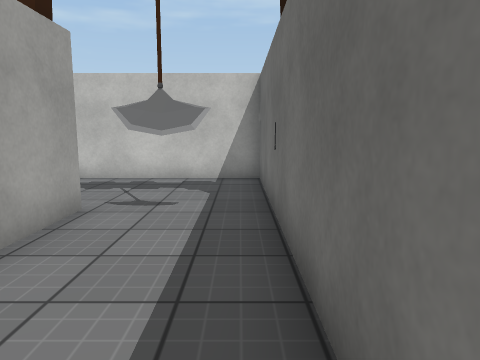
View 1 (above)

24 first-person views from a walk through a Unity game level. The camera is 1.3 m above the floor, tilts 8° down and sees 70° across. The floor is counted in squares, 1 m on a side. Each view is taken from the middle of a square. On the plan, view 1 faces up. The plan holds only what a view shows up to about 15 squares ahead; the rest is blank. The place goes on beyond the plan. The player is left out. Some animated figures are not drawn. Some surface patterns are stand-ins.

View 2
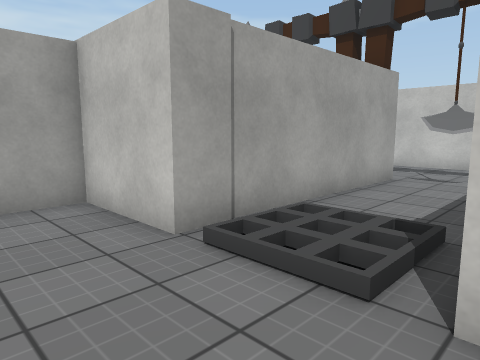

View 3
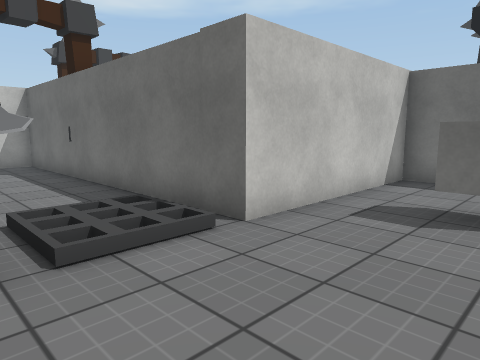

View 4
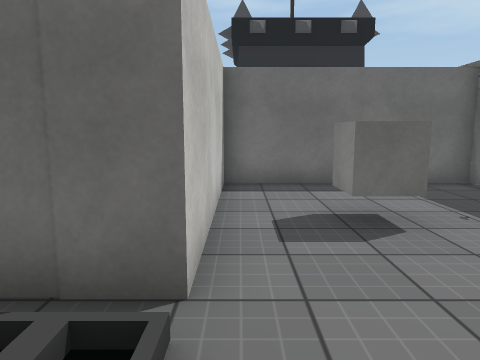

View 5
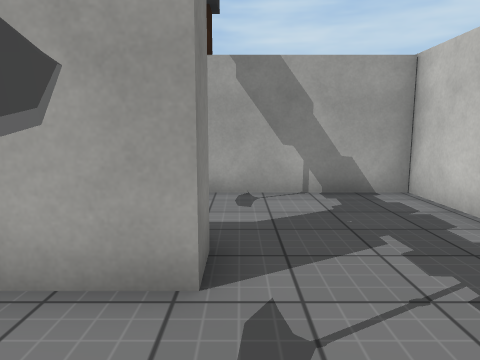

View 6
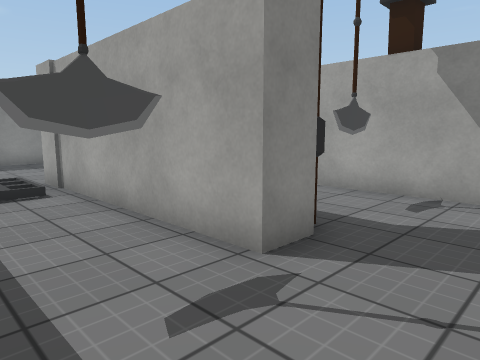

View 7
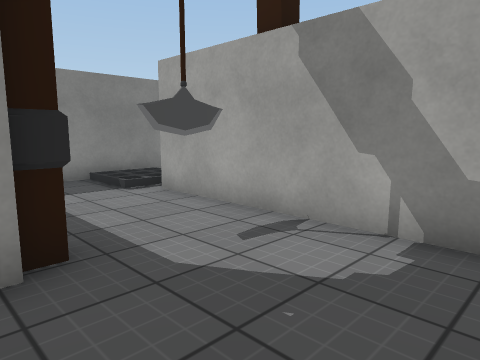

View 8
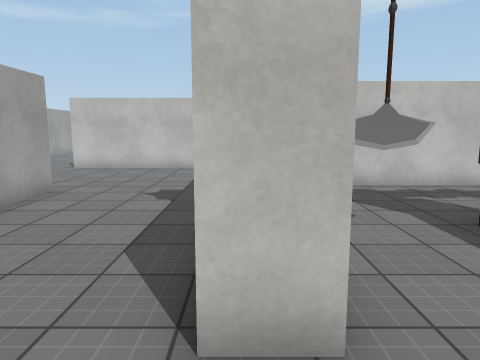

View 9
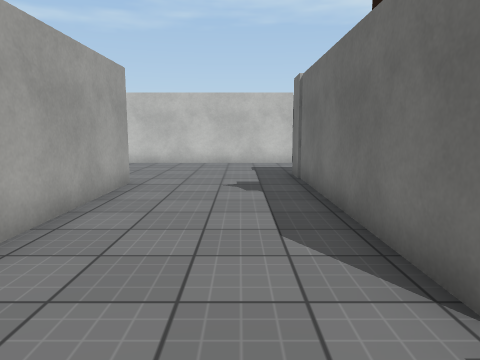

View 10
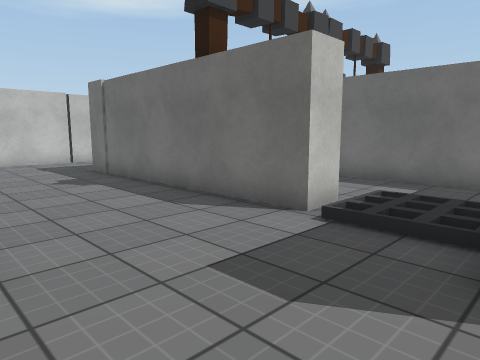

View 11
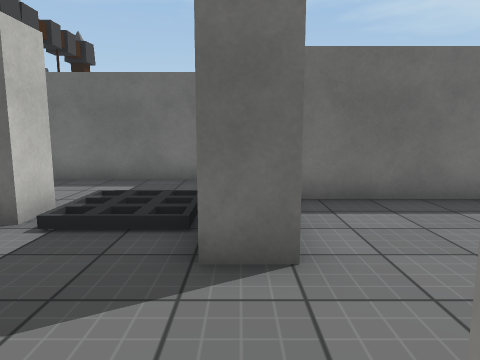

View 12
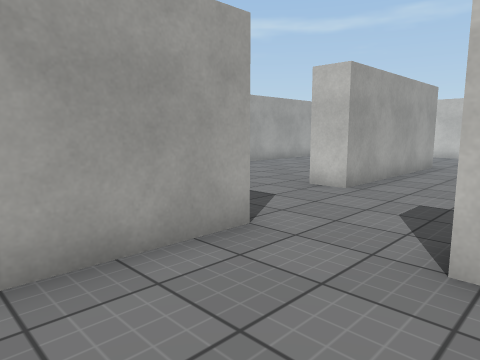

View 13
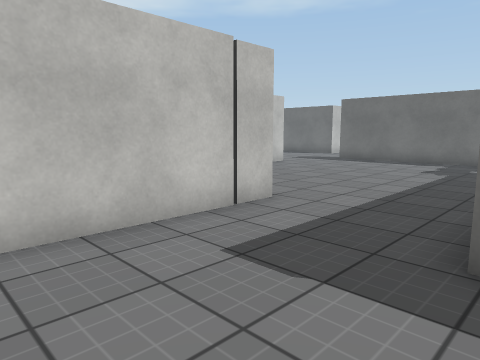

View 14
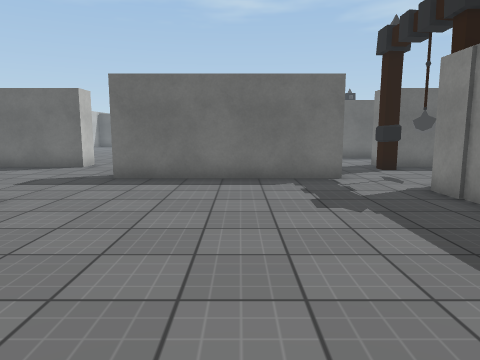

View 15
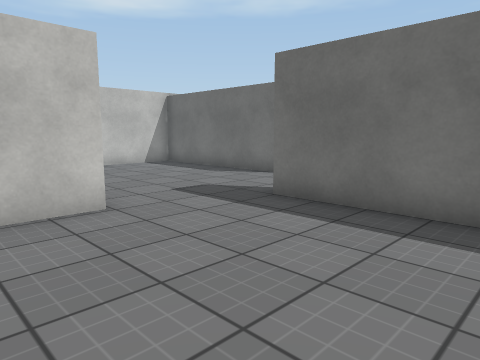

View 16
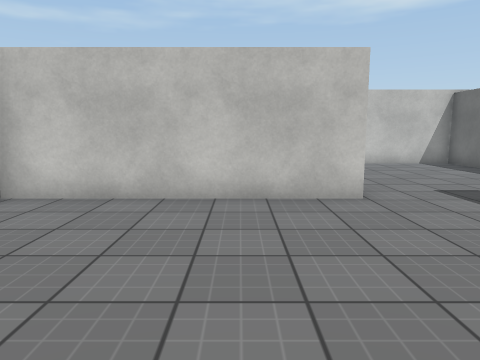

View 17
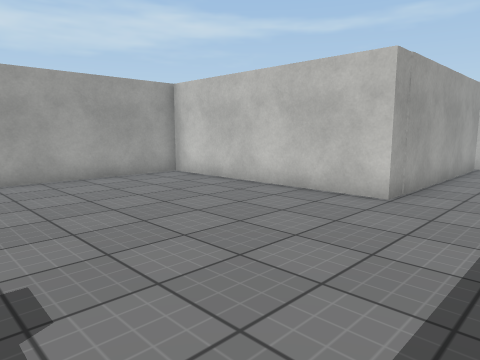

View 18
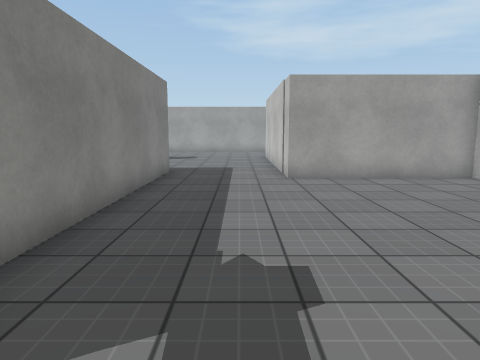

View 19
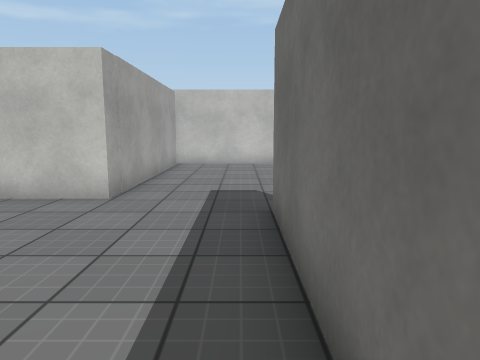

View 20
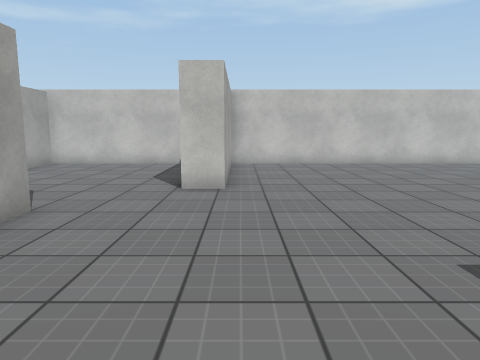

View 21
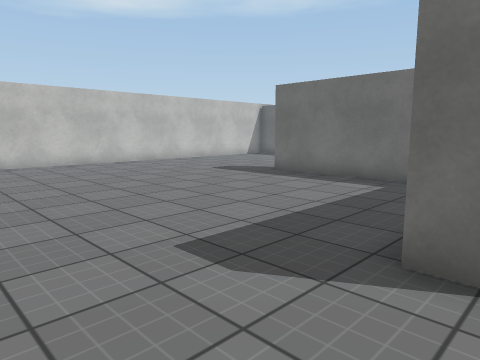

View 22
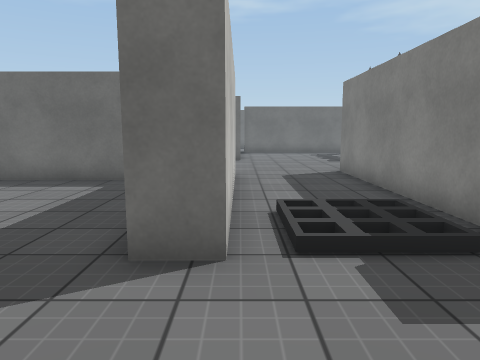

View 23
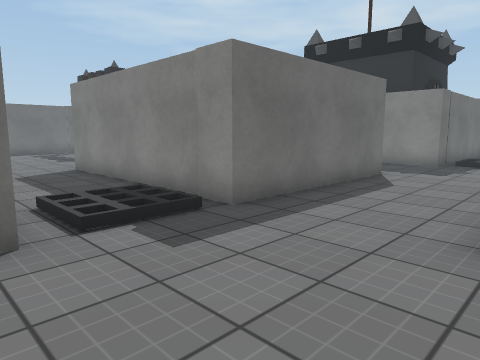

View 24
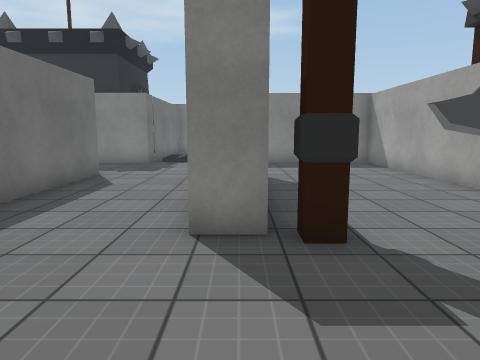

### Floor plan
Points are (right, up) in squares from view 1. A wall is a line through its corners. A room is listed if a view was taken in it or the views show most of it. See-through windows are left out.
Room 1 (views 1, 2, 3, 4, 5, 6, 7)
walls: (-2.7, 4.6) (-2.7, -1.6) (-5.4, -1.6) (-5.4, -3); (6.7, -5.5) (6.7, -1.6) (0.6, -1.6) (0.6, 9.7) (-7.3, 9.7) (-7.3, 4.6)
ways out: opening at (-5.5, 3.5) to room 2
objects: other object (-4, 5); other object (-3, 5); other object (-1, -1); cube (3, -4)
Room 2 (views 8, 9, 10, 11, 13)
walls: (-7.3, 4.6) (-7.3, 2.1) (-8.3, 2.1) (-8.3, 10.7); (-12.8, 8.8) (-12.8, 2.3) (-13.5, 2.3); (-9, -0.6) (-6, -0.6); (-9.8, -1.6) (-9.8, -0.5); (-12.3, -1.5) (-12.3, -2.5); (-3.7, 0.1) (-3.7, 4.1); (-8.4, 14.3) (-13.5, 14.3)
ways out: opening at (-5.5, 3.5) to room 1; opening at (-10.5, -1.5) to room 3; opening at (-7.5, 12.5) to room 4
objects: other object (-8, 1)
Room 3 (view 12)
walls: (-6.4, -5.5) (-6.4, -2.1); (-12.3, -2.5) (-12.3, -4.5)
ways out: opening at (-10.5, -1.5) to room 2
Room 4 (views 14, 15, 16, 17, 18, 19)
walls: (4.5, 18.6) (4.5, 17.9); (3.5, 12.1) (3.5, 18.6); (6.7, 20.8) (6.7, 27.2) (0.1, 27.2); (0.4, 26.8) (0.4, 19.6) (-6.7, 19.6) (-6.7, 14.3) (-8.4, 14.3); (-8.3, 10.7) (1.6, 10.7)
ways out: opening at (-7.5, 12.5) to room 2; opening at (2.7, 11) to room 5; opening at (6.2, 18.5) to room 5
Room 5 (views 20, 21, 22, 23, 24)
walls: (16.4, 13.1) (11.4, 13.1) (11.4, 14.2); (17.3, 16.1) (17.3, 20.6); (11.4, 3.4) (11.4, 9.7) (19.5, 9.7); (6.6, 9.7) (7.8, 9.7); (6.7, 7.8) (6.7, 9.2); (10.8, -3.6) (10.8, -0.6) (13, -0.6); (1.6, 6.2) (1.6, -0.6) (2, -0.6); (18, 27.2) (7.6, 27.2); (4.5, -0.6) (5.9, -0.6); (7.7, 26.9) (7.7, 20.8) (6.7, 20.8)
ways out: opening at (2.7, 11) to room 4; opening at (6.2, 18.5) to room 4
objects: other object (2, 10); other object (6, 10); other object (13, 11)

Where each view was taken, in squares from view 1:
view 1: 0 up, 0 right, facing up
view 2: 4 down, 1 right, facing up-left
view 3: 5 down, 3 left, facing up-right
view 4: 2 down, 2 left, facing right
view 5: 6 up, 0 right, facing left
view 6: 8 up, 0 right, facing down-left
view 7: 9 up, 3 left, facing down-left
view 8: 0 up, 8 left, facing up
view 9: 0 up, 10 left, facing up
view 10: 1 down, 13 left, facing up-right
view 11: 1 down, 13 left, facing right
view 12: 5 down, 9 left, facing up-left
view 13: 10 up, 12 left, facing up-right
view 14: 15 up, 6 left, facing right
view 15: 14 up, 2 left, facing up-right
view 16: 13 up, 2 left, facing up
view 17: 13 up, 3 right, facing up-left
view 18: 13 up, 3 right, facing left
view 19: 13 up, 3 right, facing up
view 20: 13 up, 8 right, facing up
view 21: 13 up, 8 right, facing up-right
view 22: 13 up, 8 right, facing right
view 23: 14 up, 7 right, facing down-right
view 24: 14 up, 7 right, facing down
